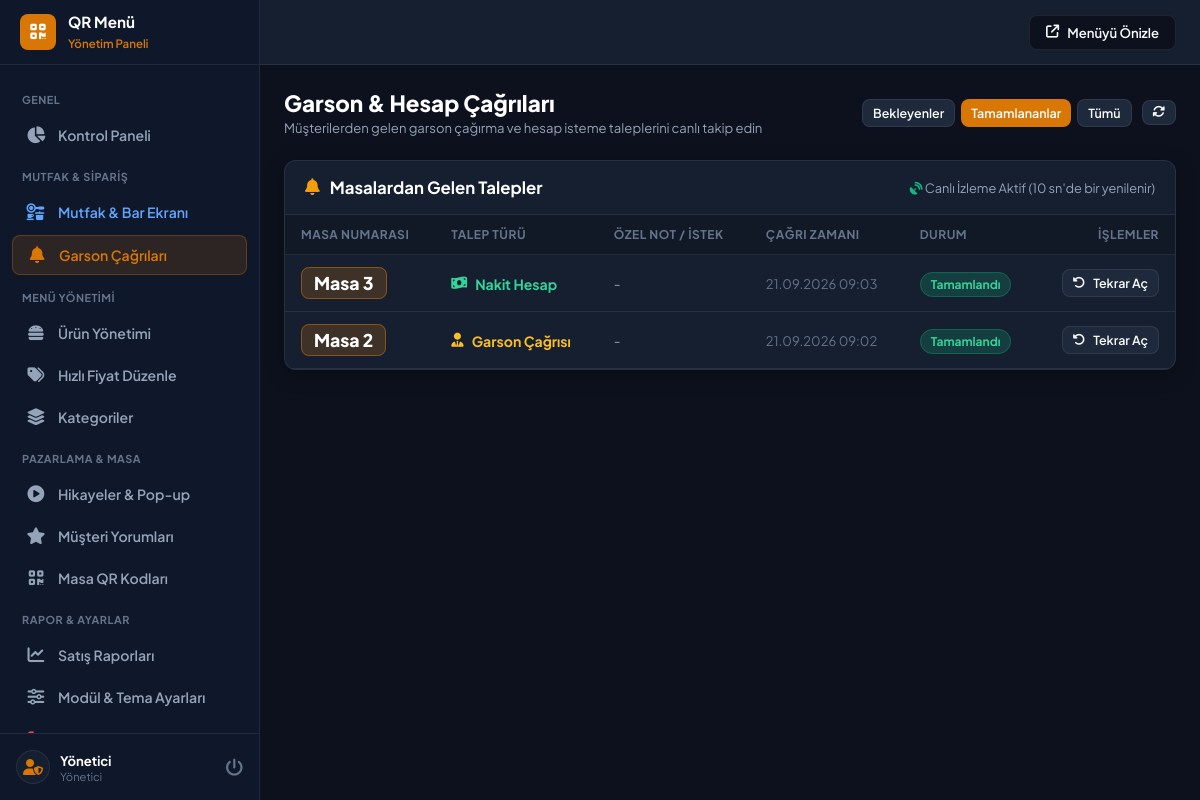
Page /admin/waiter-calls.php?status=completed (signed in) on the committed database.
### tables this page shows
CREATE TABLE waiter_calls (
        id INTEGER PRIMARY KEY AUTOINCREMENT,
        table_number VARCHAR(50) NOT NULL,
        call_type VARCHAR(50) DEFAULT 'waiter',
        note TEXT,
        status VARCHAR(30) DEFAULT 'pending',
        created_at DATETIME DEFAULT CURRENT_TIMESTAMP
    );

### config.php (called while the page is built, shortened)
<?php
function clean($data) {
    return htmlspecialchars(trim((string)$data), ENT_QUOTES, 'UTF-8');
}

### admin/waiter-calls.php (the view, shortened to what this page needs)
<?php
require_once __DIR__ . '/header.php';
$filterStatus = clean($_GET['status'] ?? 'pending');
$query = "SELECT * FROM waiter_calls";
if ($filterStatus !== 'all') {
    $query .= " WHERE status = " . $pdo->quote($filterStatus);
}
$query .= " ORDER BY id DESC LIMIT 50";
$calls = $pdo->query($query)->fetchAll();
?>
<div class="page-header">
    <div class="page-title">
        <h1>Garson & Hesap Çağrıları</h1>
        <p>Müşterilerden gelen garson çağırma ve hesap isteme taleplerini canlı takip edin</p>
    </div>
    <div style="display: flex; gap: 10px; align-items: center;">
        <div style="display: flex; gap: 6px;">
            <a href="waiter-calls.php?status=pending" class="btn <?php echo $filterStatus === 'pending' ? 'btn-primary' : 'btn-secondary'; ?> btn-sm">
                Bekleyenler
            </a>
            <a href="waiter-calls.php?status=completed" class="btn <?php echo $filterStatus === 'completed' ? 'btn-primary' : 'btn-secondary'; ?> btn-sm">
                Tamamlananlar
            </a>
            <a href="waiter-calls.php?status=all" class="btn <?php echo $filterStatus === 'all' ? 'btn-primary' : 'btn-secondary'; ?> btn-sm">
                Tümü
            </a>
        </div>
        <button type="button" class="btn btn-secondary btn-sm" onclick="location.reload()" title="Yenile">
            <i class="fas fa-rotate"></i>
        </button>
    </div>
</div>
<div class="card">
    <div class="card-header">
        <h3 class="card-title"><i class="fas fa-bell" style="color:var(--warning);"></i> Masalardan Gelen Talepler</h3>
        <span style="font-size: 0.8rem; color: var(--text-muted);"><i class="fas fa-satellite-dish" style="color:var(--success);"></i> Canlı İzleme Aktif (10 sn'de bir yenilenir)</span>
    </div>
    <div class="card-body" style="padding: 0;">
        <div class="table-responsive">
            <table class="admin-table">
                <thead>
                    <tr>
                        <th>Masa Numarası</th>
                        <th>Talep Türü</th>
                        <th>Özel Not / İstek</th>
                        <th>Çağrı Zamanı</th>
                        <th>Durum</th>
                        <th style="text-align: right;">İşlemler</th>
                    </tr>
                </thead>
                <tbody id="callsTableBody">
                    <?php if (empty($calls)): ?>
                        <tr>
                            <td colspan="6" style="text-align: center; padding: 36px; color: var(--text-dim);">
                                Bu filtrede herhangi bir çağrı bulunmamaktadır.
                            </td>
                        </tr>
                    <?php else: ?>
                        <?php foreach ($calls as $call):
                            $typeLabel = 'Garson Çağrısı';
                            $typeIcon = 'fa-user-tie';
                            $typeColor = '#fbbf24';
                            if ($call['call_type'] === 'card_bill') {
                                $typeLabel = 'Kredi Kartı ile Hesap';
                                $typeIcon = 'fa-credit-card';
                                $typeColor = '#60a5fa';
                            } elseif ($call['call_type'] === 'cash_bill') {
                                $typeLabel = 'Nakit Hesap';
                                $typeIcon = 'fa-money-bill-wave';
                                $typeColor = '#34d399';
                            } elseif ($call['call_type'] === 'custom') {
                                $typeLabel = 'Özel İstek';
                                $typeIcon = 'fa-comment-dots';
                                $typeColor = '#c084fc';
                            }
                        ?>
                            <tr id="row-call-<?php echo $call['id']; ?>">
                                <td>
                                    <span style="font-size: 1.1rem; font-weight: 800; color: #fff; background: rgba(217, 119, 6, 0.2); padding: 4px 12px; border-radius: var(--radius-sm); border: 1px solid var(--border-focus);">
                                        Masa <?php echo htmlspecialchars($call['table_number']); ?>
                                    </span>
                                </td>
                                <td>
                                    <span style="display: inline-flex; align-items: center; gap: 8px; font-weight: 700; color: <?php echo $typeColor; ?>;">
                                        <i class="fas <?php echo $typeIcon; ?>"></i>
                                        <?php echo $typeLabel; ?>
                                    </span>
                                </td>
                                <td style="color: var(--text-muted); font-size: 0.85rem;">
                                    <?php echo htmlspecialchars($call['note'] ?: '-'); ?>
                                </td>
                                <td style="font-size: 0.82rem; color: var(--text-dim);">
                                    <?php echo date('d.m.Y H:i', strtotime($call['created_at'])); ?>
                                </td>
                                <td>
                                    <?php if ($call['status'] === 'pending'): ?>
                                        <span style="background: rgba(239, 68, 68, 0.2); color: #f87171; border: 1px solid rgba(239,68,68,0.3); padding: 4px 10px; border-radius: 999px; font-size: 0.75rem; font-weight: 700;">
                                            Bekliyor
                                        </span>
                                    <?php else: ?>
                                        <span style="background: rgba(16, 185, 129, 0.2); color: #34d399; border: 1px solid rgba(16,185,129,0.3); padding: 4px 10px; border-radius: 999px; font-size: 0.75rem; font-weight: 700;">
                                            Tamamlandı
                                        </span>
                                    <?php endif; ?>
                                </td>
                                <td style="text-align: right;">
                                    <?php if ($call['status'] === 'pending'): ?>
                                        <button type="button" class="btn btn-success btn-sm" onclick="changeStatus(<?php echo $call['id']; ?>, 'completed')">
                                            <i class="fas fa-check"></i> Tamamla
                                        </button>
                                    <?php else: ?>
                                        <button type="button" class="btn btn-secondary btn-sm" onclick="changeStatus(<?php echo $call['id']; ?>, 'pending')">
                                            <i class="fas fa-rotate-left"></i> Tekrar Aç
                                        </button>
                                    <?php endif; ?>
                                </td>
                            </tr>
                        <?php endforeach; ?>
                    <?php endif; ?>
                </tbody>
            </table>
        </div>
    </div>
</div>
<?php require_once __DIR__ . '/footer.php'; ?>

### assets/css/admin.css (style rules this page uses)
:root { --primary: #d97706; --primary-rgb: 217, 119, 6; --primary-hover: #b45309; --primary-light: #fef3c7; --bg-dark: #090d16; --bg-sidebar: #0f172a; --bg-body: #0c111d; --bg-card: #161f30; --bg-card-hover: #1e293b; --bg-input: #1e293b; --text-main: #f8fafc; --text-muted: #94a3b8; --text-dim: #64748b; --border: rgba(255, 255, 255, 0.08); --border-focus: rgba(217, 119, 6, 0.5); --success: #10b981; --danger: #ef4444; --warning: #f59e0b; --info: #3b82f6; --radius-sm: 8px; --radius-md: 12px; --radius-lg: 20px; --sidebar-width: 260px; --header-height: 65px; }
*, *::before, *::after { box-sizing: border-box; margin: 0; padding: 0; }
body { font-family: 'Plus Jakarta Sans', -apple-system, BlinkMacSystemFont, sans-serif; background-color: var(--bg-body); color: var(--text-main); min-height: 100vh; display: flex; }
.page-header { display: flex; align-items: center; justify-content: space-between; margin-bottom: 24px; flex-wrap: wrap; gap: 14px; }
.page-title h1 { font-size: 1.4rem; font-weight: 800; color: #fff; }
.page-title p { font-size: 0.82rem; color: var(--text-muted); margin-top: 2px; }
.card { background: var(--bg-card); border: 1px solid var(--border); border-radius: var(--radius-md); overflow: hidden; box-shadow: 0 4px 20px rgba(0,0,0,0.25); margin-bottom: 24px; }
.card-header { padding: 16px 20px; border-bottom: 1px solid var(--border); display: flex; align-items: center; justify-content: space-between; flex-wrap: wrap; gap: 12px; }
.card-title { font-size: 1.05rem; font-weight: 700; color: #fff; display: flex; align-items: center; gap: 10px; }
.card-body { padding: 20px; }
.table-responsive { width: 100%; overflow-x: auto; }
.admin-table { width: 100%; border-collapse: collapse; text-align: left; }
.admin-table th { padding: 12px 16px; background: rgba(0, 0, 0, 0.2); color: var(--text-dim); font-size: 0.75rem; font-weight: 700; text-transform: uppercase; letter-spacing: 0.5px; border-bottom: 1px solid var(--border); }
.admin-table td { padding: 14px 16px; border-bottom: 1px solid var(--border); font-size: 0.88rem; color: var(--text-main); vertical-align: middle; }
.btn { display: inline-flex; align-items: center; justify-content: center; gap: 8px; padding: 9px 16px; border-radius: var(--radius-sm); font-size: 0.85rem; font-weight: 600; cursor: pointer; border: none; text-decoration: none; transition: all 0.2s ease; font-family: inherit; }
.btn-primary { background: var(--primary); color: #fff; }
.btn-secondary { background: var(--bg-input); color: var(--text-main); border: 1px solid var(--border); }
.btn-sm { padding: 5px 10px; font-size: 0.78rem; }

### rows in the picture
waiter_calls: table_number "3", call_type "Nakit Hesap", note "-", created_at "21.09.2026 09:03", status "Tamamlandı"
waiter_calls: table_number "2", typeLabel "Garson Çağrısı", note "-", created_at "21.09.2026 09:02", status "Tamamlandı"

### other values in the picture
$adminName "Yönetici"
